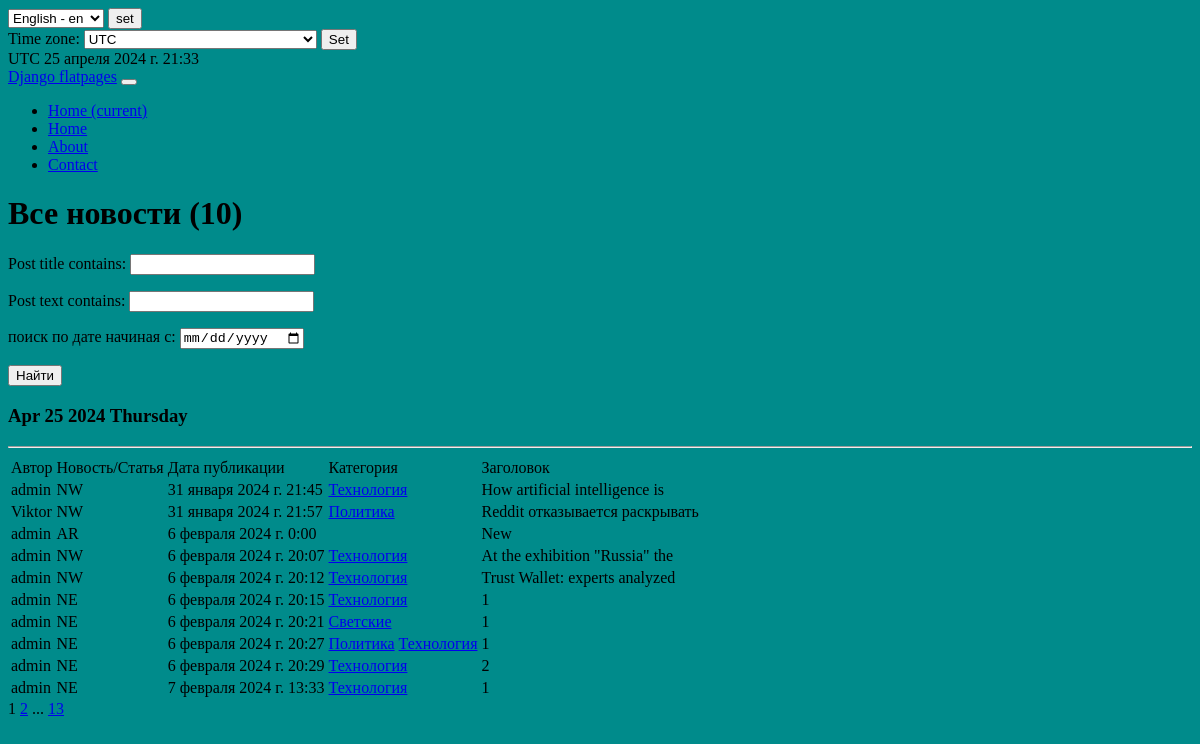
Before: /news/ with the older database file.
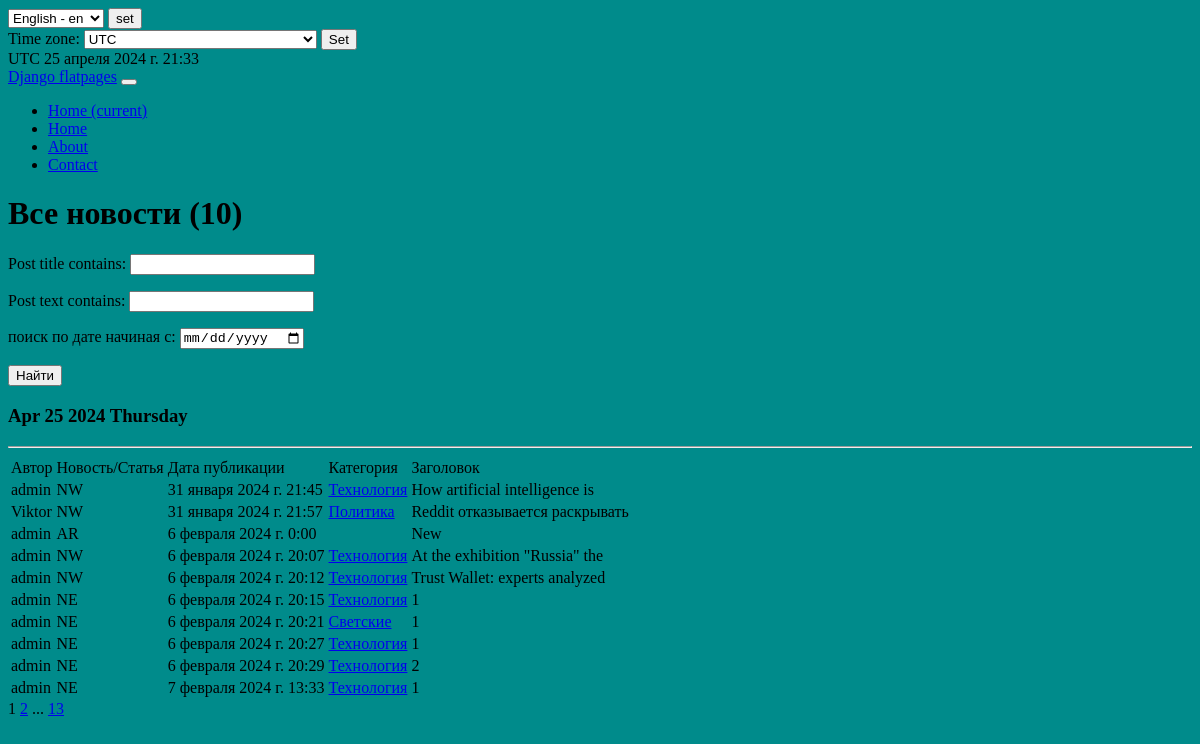
After: the same page with the newer database file.
### news/models.py (models this page shows, shortened)
class Post(models.Model):
    arcticle = 'AR'
    news = 'NW'
    TYPE = [(arcticle, _('Arcticle')), (news, _('News'))]
    post_author = models.ForeignKey(Author, on_delete=models.CASCADE, )
    post_choice = models.CharField(max_length=2,
                                   choices=TYPE,
                                   default=news)
    post_date = models.DateTimeField(auto_now_add=True)
    post_category = models.ManyToManyField('Category', through='PostCategory')
    post_title = models.CharField(max_length=30)
    post_text = models.TextField()
    post_rating = models.IntegerField(default=0)

class Author(models.Model):
    user = models.OneToOneField(User, on_delete=models.CASCADE)
    author_rating = models.IntegerField(default=0)
    def __str__(self):
        return self.user.username

class Category(models.Model):
    gossip = 'GS'
    politics = 'PO'
    technology = 'TH'
    bullet = 'BL'
    TEMATIC = [
        (gossip, _('Gossip')),
        (politics, _('Politics')),
        (technology, _('Technology')),
        (bullet, _('Breaking')),
    ]
    thematic = models.CharField(max_length=2, choices=TEMATIC, unique=True, help_text=_('category name'))
    subscribers = models.ManyToManyField(User, blank=True, related_name='categories')
    def __str__(self):
        return self.get_thematic_display()

### news/views.py (the view, shortened to what this page needs)
# urls.py: path('', PostList.as_view(), name='post_list'),
class PostList(ListView):
    model = Post
    ordering = 'post_date'
    template_name = 'articles.html'
    context_object_name = 'post_news'
    paginate_by = 10
    def get_context_data(self, **kwargs):  # забираем отфильтрованные объекты переопределяя метод get_context_data у наследуемого класса
        context = super().get_context_data(**kwargs)
        context['filterset'] = PostFilter(self.request.GET, queryset=self.get_queryset())  # вписываем фильтр в контекст
        context['categories'] = PostCategory.objects.all()
        context['current_time'] = timezone.now()
        context['timezones'] = pytz.common_timezones
        return context
    def get_queryset(self):
        queryset = super().get_queryset()
        self.filterset = PostFilter(self.request.GET, queryset)
        return self.filterset.qs

### news/templatetags/custom_filters.py (called while the page is built)
@register.filter()
def cenzor(value):
    badwords = ["искусственный"]
    splitwords = value.split()
    for i in range(len(splitwords)):
        if splitwords[i] in badwords:
            firstletter = splitwords[i][0]
            newvalue=firstletter +"*"*(len(splitwords[i])-1)
            splitwords[i] = newvalue
    result = " ".join(splitwords)
    return f'{result}'

### news/templatetags/custom_tags.py (called while the page is built)
@register.simple_tag()
def current_time(format_string='%b %d %Y'):
   return datetime.utcnow().strftime(format_string)

@register.simple_tag(takes_context=True)
def url_replace(context, **kwargs):
   d = context['request'].GET.copy()
   for k, v in kwargs.items():
       d[k] = v
   return d.urlencode()

### templates/articles.html (shortened to what this page needs)
{% extends 'flatpages/default.html' %}
{% load i18n %}
{% load tz %}
{% load custom_filters %}!
{% load custom_tags %}
{% load cache %}
{% cache 60 news_all %}
            {% get_available_languages as LANGUAGES %}
            {% get_language_info_list for LANGUAGES as languages %}
    {% get_current_timezone as TIME_ZONE %}
{% block content %}
    <h1>Все новости ({{ post_news.count}})</h1>
    <form action="" method="get">
        {{ filterset.form.as_p }}
        <input type="submit" value="Найти" />
    </form>
    <h3>{% current_time '%b %d %Y %A' %}</h3>
    <hr>
    {% if post_news %}
        <table>
            <tr>
                <td>Автор</td>
                <td>Новость/Статья</td>
                <td>Дата публикации</td>
                <td>Категория</td>
                <td>Заголовок</td>
            </tr>
            {% for post_detail in post_news %}
            <tr>
                 <td>{{ post_detail.post_author }}</td>
                 <td>{{ post_detail.post_choice|truncatewords:20 }}</td>
                 <td>{{ post_detail.post_date }}</td>
                 <td>
                     {% for category in post_detail.post_category.all %}
                         <a href="{% url 'category_list' category.id %}">{{ category }}</a>
                     {% endfor %}
                 </td>
                 <td>{{ post_detail.post_title|cenzor}}</td>
                 <td>
                 </td>
            </tr>
            {% endfor %}
        </table>
    {% else %}
        <h2>новостей нет!</h2>
    {% endif %}
   {{ page_obj.number }}
   {% if page_obj.has_next %}
       <a href="?{% url_replace page=page_obj.next_page_number %}">{{ page_obj.next_page_number }}</a>
       {% if paginator.num_pages != page_obj.next_page_number %}
           ...
           <a href="?{% url_replace page=page_obj.paginator.num_pages %}">{{ page_obj.paginator.num_pages }}</a>
       {% endif %}
   {% endif %}
{% endblock content %}
{% endcache %}

Changed rows visible on the page:
changed Post "6 февраля 2024 г. 20:27": loses Category (thematic "Политика")
